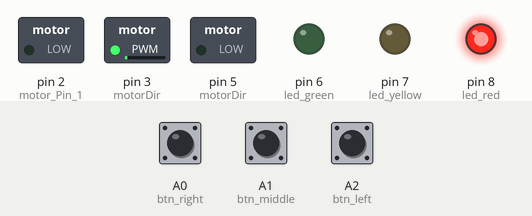
Recording of a sketch running on a simulated Arduino Uno, built with avr-gcc and run on an emulated ATmega328P. On the bench: switched loads named in the sketch (green lamp = pin HIGH), output pins drawn as LEDs (lit = HIGH). The inputs (shaded band) are chosen by the test bench; at power-on: A1 (btn_middle) LOW, A0 (btn_right) LOW, A2 (btn_left) LOW.

Above: at 1.2 s.
1.3 s: A1 (btn_middle) pulled HIGH for 0.15 s
At 2.0 s:
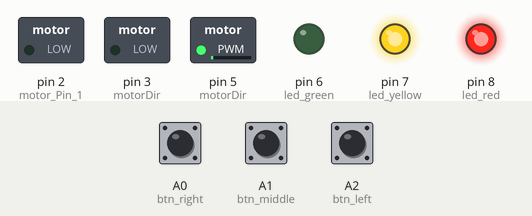
3.0 s: A0 (btn_right) pulled HIGH for 1 s
At 3.15 s:
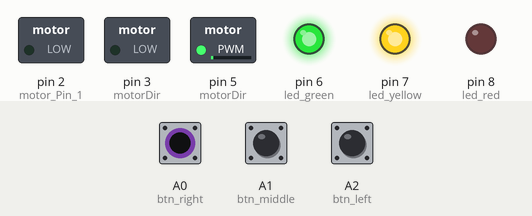
6.0 s: A2 (btn_left) pulled HIGH for 3.2 s
At 6.65 s:
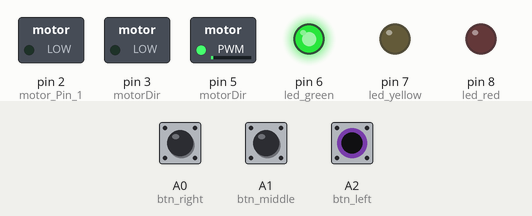
10.7 s: A0 (btn_right) pulled HIGH for 0.15 s
At 11.5 s:
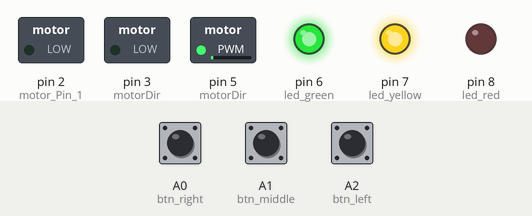
12.4 s: A1 (btn_middle) pulled HIGH for 1 s
At 12.9 s:
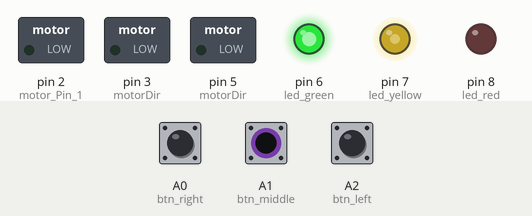
14.9 s: A2 (btn_left) pulled HIGH for 0.15 s
At 15.9 s:
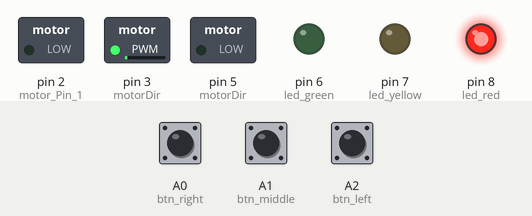
Timing chart, 0 to 17.5 s (numbered marks = the images above; inputs shaded):
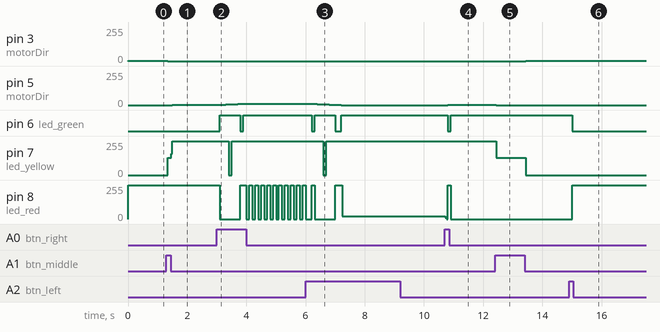

The sketch:

motorsketch.ino
```cpp
#define btn_right       A0
#define btn_middle      A1
#define btn_left        A2

#define led_red         8
#define led_yellow      7
#define led_green       6

#define motor_Pin_1         2 //Activate
//#define motor_Pin_pwm_2     3 //L pwm (!saat yonu)
//#define motor_Pin_pwm_7     5 //R pwm ( saat yonu)
int motorDir =3;  //3-R -- 5-L
void setup()
{
    pinMode(btn_right,INPUT);
    pinMode(btn_left,INPUT);
    pinMode(btn_middle,INPUT);

    pinMode(motor_Pin_1, OUTPUT);     //Activate
  pinMode(motorDir, OUTPUT); //L pwm
    //pinMode(motor_Pin_pwm_7, OUTPUT); //R pwm

    pinMode(led_red,     OUTPUT);
    pinMode(led_yellow,  OUTPUT);
    pinMode(led_green,   OUTPUT);
}

int pwm_val =1;
int motorOff=0;
int stopped_dir =0;

void check_btn()
{
  if(digitalRead(btn_right))
  {
    if(pwm_val < 10)
    {
      delay(100);
      pwm_val++;
    }
    if(motorOff==2){motorOff=0;pwm_val=1;}
  }
  if(digitalRead(btn_left))
  {
    if(pwm_val > 1)
    {
      delay(100);
      pwm_val--;
    }
    else if (pwm_val ==1)
    {
      if(motorOff < 2){delay(100); motorOff++;}
      else if(motorOff==2) {pwm_val=0;}
    }
  }
}

void check_dir()
{
  if(digitalRead(btn_middle))
  {
    if(motorDir==3 && pwm_val >0)
    {
      if(motorOff==2)
      {
        if(stopped_dir<2){stopped_dir++;}
        if(stopped_dir ==2) {motorOff=0;stopped_dir=0; motorDir=5; pwm_val=1;}
      }
      else
      {
      analogWrite(motorDir,0);
      motorDir=5;
      }

    }
    else if(motorDir==5 && pwm_val >0)
    {
      if(motorOff==2)
      {
        if(stopped_dir<2){stopped_dir++;}
        if(stopped_dir ==2) {motorOff=0;stopped_dir=0; motorDir=3; pwm_val=1;}
      }
      else
      {
      analogWrite(motorDir,0);
      motorDir=3;
      }

    }
  }

}

void loop(){
  check_btn();
  check_dir();
  if(motorOff ==2){
    analogWrite(motorDir,0);
    digitalWrite(led_green,HIGH);
    digitalWrite(led_yellow,HIGH);
    digitalWrite(led_red,HIGH);
    //delay(100);
    digitalWrite(led_red,LOW);
    //delay(100);
  }
  if(pwm_val==1){
    analogWrite(motorDir,1);
    digitalWrite(led_green,LOW);
    if(motorDir==3) {digitalWrite(led_yellow,LOW);}
    else {digitalWrite(led_yellow,HIGH);}
    digitalWrite(led_red,HIGH);
  }
  if(pwm_val==2){
    analogWrite(motorDir,2);
    digitalWrite(led_green,HIGH);
    if(motorDir==3) {digitalWrite(led_yellow,LOW);}
    else {digitalWrite(led_yellow,HIGH);}
    digitalWrite(led_red,LOW);
  }
  if(pwm_val==3){
    analogWrite(motorDir,3);
    digitalWrite(led_green,HIGH);
    if(motorDir==3) {digitalWrite(led_yellow,LOW);}
    else {digitalWrite(led_yellow,HIGH);}
    digitalWrite(led_red,LOW);
  }
  if(pwm_val==4){
    analogWrite(motorDir,4);
    digitalWrite(led_green,HIGH);
    if(motorDir==3) {digitalWrite(led_yellow,LOW);}
    else {digitalWrite(led_yellow,HIGH);}
    digitalWrite(led_red,LOW);
  }
  if(pwm_val==5){
    analogWrite(motorDir,5);
    digitalWrite(led_green,HIGH);
    if(motorDir==3) {digitalWrite(led_yellow,LOW);}
    else {digitalWrite(led_yellow,HIGH);}
    digitalWrite(led_red,LOW);
    digitalWrite(led_yellow,LOW);
  }
  if(pwm_val==6){
    analogWrite(motorDir,6);
    digitalWrite(led_green,HIGH);
    digitalWrite(led_red,LOW);
    if(motorDir==3) {digitalWrite(led_yellow,LOW);}
    else {digitalWrite(led_yellow,HIGH);}
  }
  if(pwm_val==7){
    analogWrite(motorDir,7);
    digitalWrite(led_green,HIGH);
    digitalWrite(led_red,LOW);
    if(motorDir==3) {digitalWrite(led_yellow,LOW);}
    else {digitalWrite(led_yellow,HIGH);}
  }
  if(pwm_val==8){
    analogWrite(motorDir,8);
    digitalWrite(led_green,HIGH);
    digitalWrite(led_red,LOW);
    if(motorDir==3) {digitalWrite(led_yellow,LOW);}
    else {digitalWrite(led_yellow,HIGH);}
  }
  if(pwm_val==9){
    analogWrite(motorDir,9);
    digitalWrite(led_green,LOW);
    digitalWrite(led_red,HIGH);
    if(motorDir==3) {digitalWrite(led_yellow,LOW);}
    else {digitalWrite(led_yellow,HIGH);}
  }
  if(pwm_val==10){
    analogWrite(motorDir,10);
    digitalWrite(led_green,HIGH);
    digitalWrite(led_yellow,HIGH);
    digitalWrite(led_red,HIGH);
    delay(100);
    digitalWrite(led_red,LOW);
    delay(100);
  }

}
```

Measured:
- after the input at 1.3 s, pin 3 (motorDir): 1/255 → 0/255 at once; pin 5 (motorDir): 0/255 → 1/255 after 0.20 s; pin 7 (led_yellow): 0/255 → 128/255 at once, → 255/255 0.12 s later
- after the input at 3.0 s, pin 5 (motorDir): moves from 1/255 to 10/255 over 0.80 s, starting after 0.10 s; pin 6 (led_green): LOW → HIGH after 0.10 s, → LOW 0.70 s later, → HIGH 0.10 s later
- after the input at 6.0 s, pin 5 (motorDir): moves from 10/255 to 0/255 over 1.0 s, starting after 0.20 s; pin 6 (led_green): HIGH → LOW after 0.20 s, → HIGH 0.10 s later, → LOW 0.70 s later, → HIGH 0.20 s later; pin 7 (led_yellow): 255/255 → 0/255 after 0.60 s, → 255/255 0.10 s later
- after the input at 10.7 s, pin 5 (motorDir): 0/255 → 1/255 after 0.10 s, → 2/255 0.10 s later; pin 6 (led_green): HIGH → LOW after 0.10 s, → HIGH 0.10 s later; pin 8 (led_red): 20/255 → 255/255 at once, → 0/255 0.18 s later
- after the input at 12.4 s, pin 3 (motorDir): 0/255 → 2/255 after 1.0 s; pin 5 (motorDir): 2/255 → 0/255 at once; pin 7 (led_yellow): 255/255 → 128/255 at once, → 0/255 1.0 s later
- after the input at 14.9 s, pin 3 (motorDir): 2/255 → 1/255 after 0.10 s; pin 6 (led_green): HIGH → LOW after 0.10 s; pin 8 (led_red): 0/255 → 255/255 after 0.10 s
